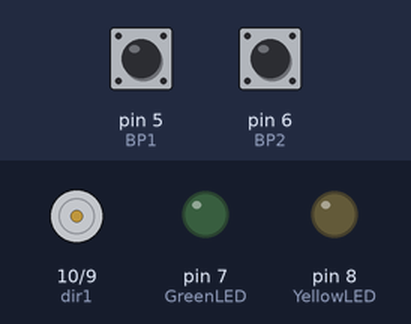
Recording of a sketch running on a simulated Arduino Uno, built with avr-gcc and run on an emulated ATmega328P. On the bench: motor-driver pin pairs drawn as motors (green arrow = first pin HIGH = forward, orange = second pin HIGH = backward, longer = more drive, scaled by the enable pin), output pins drawn as LEDs (lit = HIGH). The test bench sets the inputs (shaded band); at power-on: pin 5 (BP1) HIGH, pin 6 (BP2) HIGH. What the sketch prints to the serial monitor is not drawn.

Above: at 1.2 s.
1.3 s: pin 5 (BP1) pulled LOW for 3.2 s
At 5.7 s:
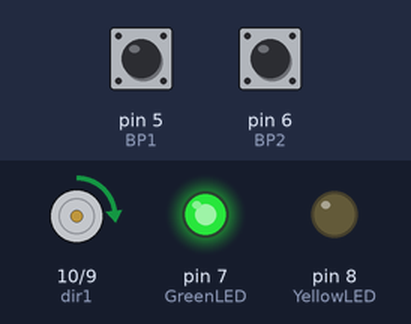
6.0 s: pin 6 (BP2) pulled LOW for 3.2 s
At 10.7 s:
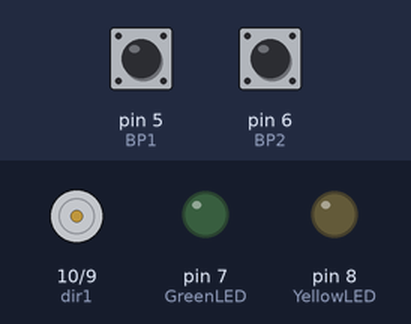
11.0 s: pin 6 (BP2) pulled LOW for 0.15 s
At 12.5 s:
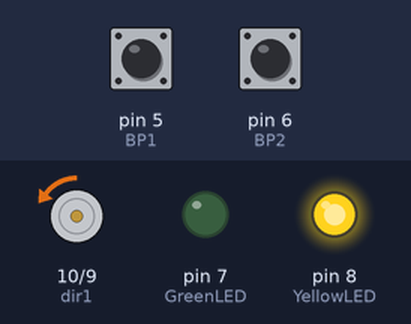
13.0 s: pin 5 (BP1) pulled LOW for 0.15 s
At 14.7 s:
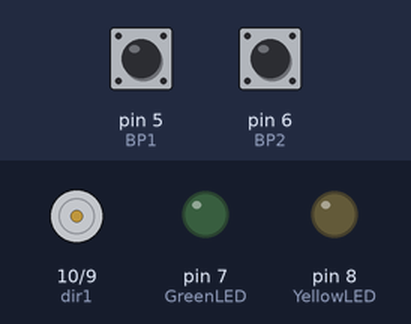
15.0 s: pin 6 (BP2) pulled LOW for 1 s
At 17.0 s:
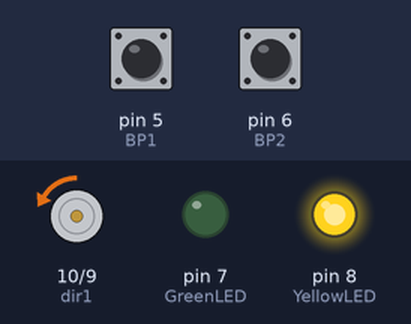
17.8 s: pin 5 (BP1) pulled LOW for 1 s
At 19.1 s:
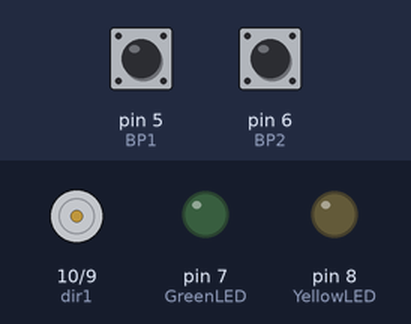
Timing chart, 0 to 20.8 s (numbered marks = the images above; inputs shaded):
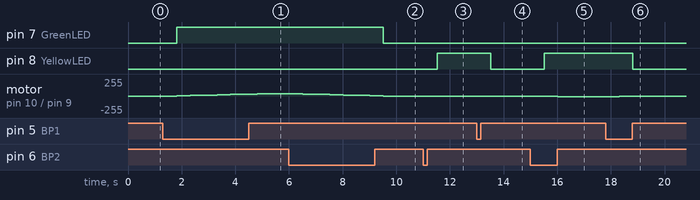

The sketch:

Speed_Control_Code.ino
```cpp
int speedPin = 11; //enable pin
int dir1 = 10; //Output 1
int dir2 = 9; //Output 2
int BP1 = 5; //push button 1
int BP2 = 6; //push button 2
int B1Va1;
int B2Va1;
int mSpeed =0;
int dt = 500;
int GreenLED = 7;
int YellowLED = 8;
void setup() {
  Serial.begin(9600);
  pinMode(speedPin, OUTPUT);
  pinMode(dir1, OUTPUT);
  pinMode(dir2, OUTPUT);
  pinMode(BP1, INPUT);
  pinMode(BP2, INPUT);
  pinMode(YellowLED, OUTPUT);
  pinMode(GreenLED, OUTPUT);
  digitalWrite(BP1, HIGH);
  digitalWrite(BP2, HIGH);

}

void loop() {
  B1Va1= digitalRead(BP1);
  B2Va1= digitalRead(BP2);
  Serial.print("Motor Speed");
  Serial.print(mSpeed);

  if(B1Va1 == 0){
    mSpeed=mSpeed-5;
    delay(dt);

  }
  if(B2Va1 == 0){
    mSpeed=mSpeed+5;
    delay(dt);
  }
  if(mSpeed>255){
    mSpeed=255;
  }
  if(mSpeed<-255){
    mSpeed=-255;
  }
  if(mSpeed==10){
    mSpeed=10;
  }
  if(mSpeed == -10){
    mSpeed=-10;
  }
  if(mSpeed==9 || mSpeed == 14){
    mSpeed=0;
  }
  if(mSpeed==-9 || mSpeed ==-14){
    mSpeed=0;
  }
  if(mSpeed==0){
    analogWrite(speedPin, 0);
    digitalWrite(YellowLED, LOW);
    digitalWrite(GreenLED, LOW);
  }
  if(mSpeed>0){
    digitalWrite(dir1,LOW);
    digitalWrite(dir2, HIGH);
    analogWrite(speedPin, mSpeed);
    digitalWrite(YellowLED, HIGH);
    digitalWrite(GreenLED, LOW);
  }
  if(mSpeed<0){
    digitalWrite(dir1, HIGH);
    digitalWrite(dir2, LOW);
    analogWrite(speedPin, abs(mSpeed));
    digitalWrite(YellowLED,LOW);
    digitalWrite(GreenLED, HIGH);
  }

}
```

Measured:
- after the input at 1.3 s, pin 7 (GreenLED): LOW → HIGH after 0.52 s; motor on pin 10 (dir1) / pin 9 (dir2): moves from stopped to forward 35/255 over 3.0 s, starting after 0.52 s
- after the input at 6.0 s, pin 7 (GreenLED): HIGH → LOW after 3.5 s; motor on pin 10 (dir1) / pin 9 (dir2): moves from forward 35/255 to stopped over 3.0 s, starting after 0.52 s
- after the input at 11.0 s, pin 8 (YellowLED): LOW → HIGH after 0.52 s; motor on pin 10 (dir1) / pin 9 (dir2): stopped → backward 5/255 after 0.52 s
- after the input at 13.0 s, pin 8 (YellowLED): HIGH → LOW after 0.52 s; motor on pin 10 (dir1) / pin 9 (dir2): backward 5/255 → stopped after 0.52 s
- after the input at 15.0 s, pin 8 (YellowLED): LOW → HIGH after 0.52 s; motor on pin 10 (dir1) / pin 9 (dir2): stopped → backward 5/255 after 0.52 s, → backward 10/255 0.50 s later
- after the input at 17.8 s, pin 8 (YellowLED): HIGH → LOW after 1.0 s; motor on pin 10 (dir1) / pin 9 (dir2): backward 10/255 → backward 5/255 after 0.52 s, → stopped 0.50 s later
